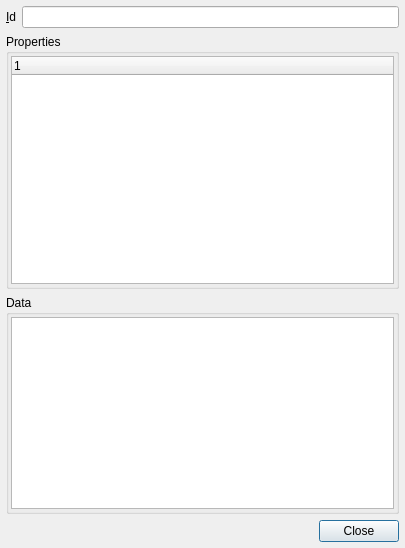
<?xml version="1.0" encoding="UTF-8"?>
<ui version="4.0">
 <class>sf::InformationMonitor</class>
 <widget class="QDialog" name="sf::InformationMonitor">
  <property name="geometry">
   <rect>
    <x>0</x>
    <y>0</y>
    <width>405</width>
    <height>548</height>
   </rect>
  </property>
  <property name="windowTitle">
   <string>Information Monitor</string>
  </property>
  <layout class="QVBoxLayout" name="verticalLayout" stretch="0,1,0,0">
   <property name="leftMargin">
    <number>6</number>
   </property>
   <property name="topMargin">
    <number>6</number>
   </property>
   <property name="rightMargin">
    <number>6</number>
   </property>
   <property name="bottomMargin">
    <number>6</number>
   </property>
   <item>
    <layout class="QFormLayout" name="formLayout">
     <item row="0" column="0">
      <widget class="QLabel" name="lblId">
       <property name="text">
        <string>&amp;Id</string>
       </property>
       <property name="buddy">
        <cstring>iieId</cstring>
       </property>
      </widget>
     </item>
     <item row="0" column="1">
      <widget class="sf::InformationIdEdit" name="iieId">
       <property name="toolTip">
        <string>Information ID select edit.</string>
       </property>
       <property name="whatsThis">
        <string>Information ID select edit with ID select dialog.</string>
       </property>
       <property name="readOnly">
        <bool>true</bool>
       </property>
      </widget>
     </item>
    </layout>
   </item>
   <item>
    <widget class="QGroupBox" name="gbProperties">
     <property name="title">
      <string>Properties</string>
     </property>
     <layout class="QVBoxLayout" name="verticalLayout_2">
      <property name="spacing">
       <number>2</number>
      </property>
      <property name="leftMargin">
       <number>2</number>
      </property>
      <property name="topMargin">
       <number>2</number>
      </property>
      <property name="rightMargin">
       <number>2</number>
      </property>
      <property name="bottomMargin">
       <number>2</number>
      </property>
      <item>
       <widget class="QTreeWidget" name="twProperties">
        <column>
         <property name="text">
          <string notr="true">1</string>
         </property>
        </column>
       </widget>
      </item>
     </layout>
    </widget>
   </item>
   <item>
    <widget class="QGroupBox" name="gbData">
     <property name="title">
      <string>Data</string>
     </property>
     <layout class="QVBoxLayout" name="verticalLayout_3">
      <property name="spacing">
       <number>2</number>
      </property>
      <property name="leftMargin">
       <number>2</number>
      </property>
      <property name="topMargin">
       <number>2</number>
      </property>
      <property name="rightMargin">
       <number>2</number>
      </property>
      <property name="bottomMargin">
       <number>2</number>
      </property>
      <item>
       <widget class="QPlainTextEdit" name="pteData"/>
      </item>
     </layout>
    </widget>
   </item>
   <item>
    <widget class="QDialogButtonBox" name="buttonBox">
     <property name="standardButtons">
      <set>QDialogButtonBox::Close</set>
     </property>
    </widget>
   </item>
  </layout>
 </widget>
 <customwidgets>
  <customwidget>
   <class>sf::InformationIdEdit</class>
   <extends>QLineEdit</extends>
   <header>gii/qt/InformationIdEdit.h</header>
  </customwidget>
 </customwidgets>
 <resources/>
 <connections/>
</ui>
